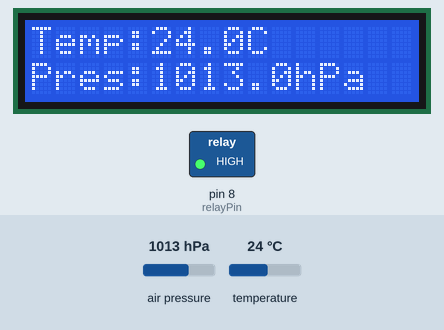
Simulated run of this sketch. Board: Arduino Uno, built with avr-gcc and run on an emulated ATmega328P. Shown: 16×2 character LCD, switched loads named in the sketch (green lamp = pin HIGH). The inputs (shaded band) are chosen by the test bench; at power-on: temperature 24 °C, air pressure 1013 hPa. What the sketch prints to the serial monitor is not drawn.

Above: at 4.3 s.
4.4 s: temperature set to 26.6 °C
At 6.4 s:
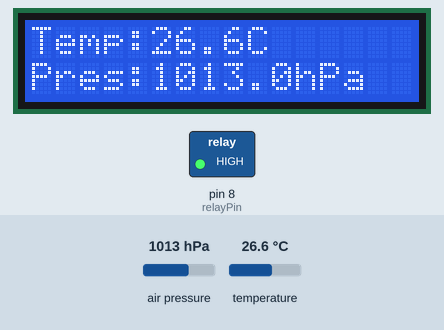
6.7 s: temperature set to 27.6 °C
At 7.7 s:
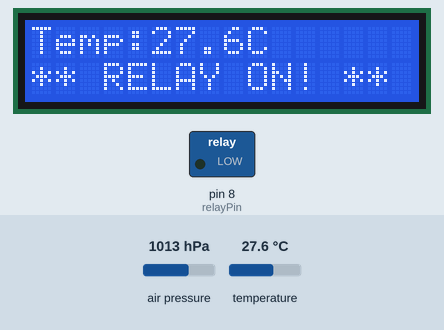
8.8 s: temperature set to 12 °C
At 10.1 s:
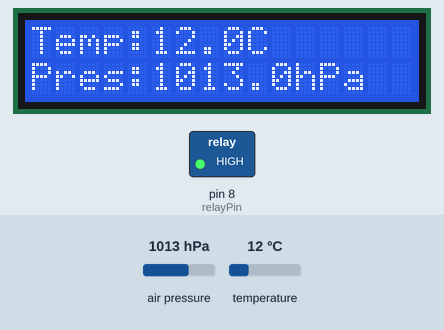
10.9 s: air pressure set to 952 hPa
At 12.7 s:
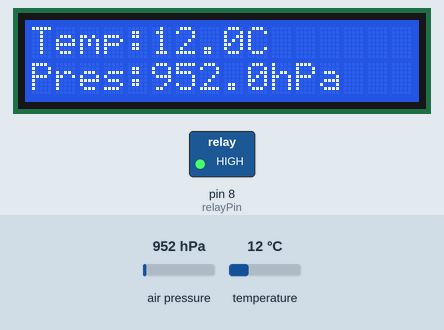
13.0 s: air pressure set to 975 hPa
At 14.0 s:
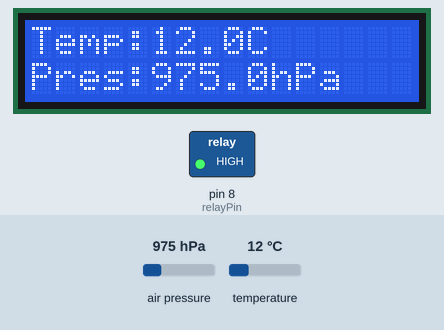
Timing chart, 0 to 16.0 s (numbered marks = the images above; inputs shaded):
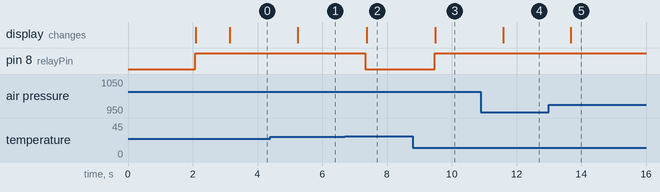

Measured:
- the behaviour switches between 27 and 27.1 °C on temperature (found by bisection; images 1 and 2)
- after the input at 4.4 s, the display: changes after 0.85 s (image 1)
- after the input at 6.7 s, pin 8 (relayPin): HIGH → LOW after 0.63 s; the display: changes after 0.67 s (image 2)
- after the input at 8.8 s, pin 8 (relayPin): LOW → HIGH after 0.68 s; the display: changes after 0.69 s (image 3)
- after the input at 10.9 s, the display: changes after 0.69 s (image 4)
- after the input at 13.0 s, the display: changes after 0.68 s (image 5)

The sketch:

Project3_AutomatedTempControlSystem.ino
```cpp
#include <Wire.h>
#include <Adafruit_BMP085.h>
#include <LiquidCrystal_I2C.h>

LiquidCrystal_I2C lcd(0x27, 16, 2);
Adafruit_BMP085 bmp;

const int relayPin = 8;
const float tempSetpoint = 27.0;

void setup() {
  Serial.begin(9600);
  Wire.begin();

  lcd.init();
  lcd.backlight();
  lcd.setCursor(0, 0);
  lcd.print("System Starting.");
  delay(2000);
  lcd.clear();

  if (!bmp.begin()) {
    Serial.println("BMP180 not found!");
    lcd.setCursor(0, 0);
    lcd.print("Sensor Error!   ");
    while (1);
  }

  pinMode(relayPin, OUTPUT);
  digitalWrite(relayPin, HIGH);

  Serial.println("System Ready!");
  lcd.setCursor(0, 0);
  lcd.print("System Ready!   ");
  delay(1000);
  lcd.clear();
}

void loop() {
  float temperature = bmp.readTemperature();
  float pressure = bmp.readPressure() / 100.0F;

  // Display on LCD
  lcd.setCursor(0, 0);
  lcd.print("Temp:");
  lcd.print(temperature, 1);
  lcd.print("C      ");

  lcd.setCursor(0, 1);
  lcd.print("Pres:");
  lcd.print(pressure, 1);
  lcd.print("hPa  ");

  // Log to Serial Monitor
  Serial.print("Temperature: ");
  Serial.print(temperature);
  Serial.print(" C | Pressure: ");
  Serial.print(pressure);
  Serial.println(" hPa");

  // Control logic
  if (temperature > tempSetpoint) {
    digitalWrite(relayPin, LOW);
    Serial.println("Status: RELAY ON — Temperature High!");
    lcd.setCursor(0, 1);
    lcd.print("** RELAY ON! ** ");
  } else {
    digitalWrite(relayPin, HIGH);
    Serial.println("Status: RELAY OFF — Normal");
  }

  delay(1000);
}
```
